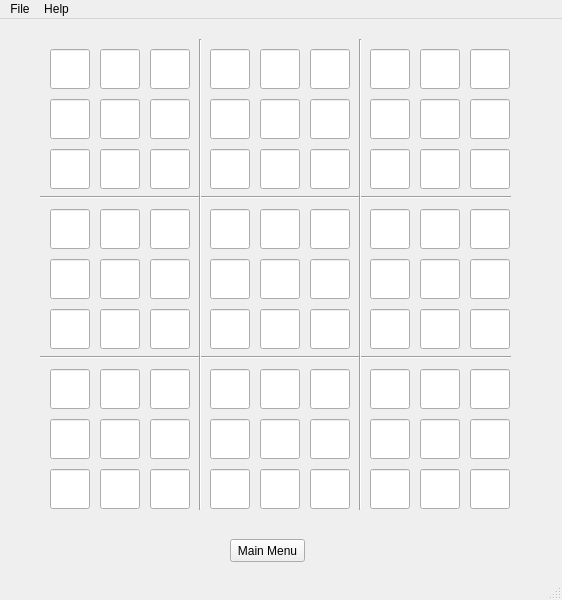
 <widget class="QMainWindow" name="GameWindow">
  <property name="geometry">
   <rect>
    <x>0</x>
    <y>0</y>
    <width>562</width>
    <height>600</height>
   </rect>
  </property>
  <property name="windowTitle">
   <string>MainWindow</string>
  </property>
  <property name="styleSheet">
   <string notr="true"/>
  </property>
  <widget class="QWidget" name="centralwidget">
   <widget class="QLineEdit" name="cell_0_0">
    <property name="geometry">
     <rect>
      <x>50</x>
      <y>30</y>
      <width>40</width>
      <height>40</height>
     </rect>
    </property>
    <property name="maxLength">
     <number>1</number>
    </property>
    <property name="alignment">
     <set>Qt::AlignCenter</set>
    </property>
   </widget>
   <widget class="QLineEdit" name="cell_0_1">
    <property name="geometry">
     <rect>
      <x>100</x>
      <y>30</y>
      <width>40</width>
      <height>40</height>
     </rect>
    </property>
    <property name="maxLength">
     <number>1</number>
    </property>
    <property name="alignment">
     <set>Qt::AlignCenter</set>
    </property>
   </widget>
   <widget class="QLineEdit" name="cell_0_2">
    <property name="geometry">
     <rect>
      <x>150</x>
      <y>30</y>
      <width>40</width>
      <height>40</height>
     </rect>
    </property>
    <property name="maxLength">
     <number>1</number>
    </property>
    <property name="alignment">
     <set>Qt::AlignCenter</set>
    </property>
   </widget>
   <widget class="QLineEdit" name="cell_0_3">
    <property name="geometry">
     <rect>
      <x>210</x>
      <y>30</y>
      <width>40</width>
      <height>40</height>
     </rect>
    </property>
    <property name="maxLength">
     <number>1</number>
    </property>
    <property name="alignment">
     <set>Qt::AlignCenter</set>
    </property>
   </widget>
   <widget class="QLineEdit" name="cell_0_4">
    <property name="geometry">
     <rect>
      <x>260</x>
      <y>30</y>
      <width>40</width>
      <height>40</height>
     </rect>
    </property>
    <property name="maxLength">
     <number>1</number>
    </property>
    <property name="alignment">
     <set>Qt::AlignCenter</set>
    </property>
   </widget>
   <widget class="QLineEdit" name="cell_0_5">
    <property name="geometry">
     <rect>
      <x>310</x>
      <y>30</y>
      <width>40</width>
      <height>40</height>
     </rect>
    </property>
    <property name="maxLength">
     <number>1</number>
    </property>
    <property name="alignment">
     <set>Qt::AlignCenter</set>
    </property>
   </widget>
   <widget class="QLineEdit" name="cell_0_6">
    <property name="geometry">
     <rect>
      <x>370</x>
      <y>30</y>
      <width>40</width>
      <height>40</height>
     </rect>
    </property>
    <property name="maxLength">
     <number>1</number>
    </property>
    <property name="alignment">
     <set>Qt::AlignCenter</set>
    </property>
   </widget>
   <widget class="QLineEdit" name="cell_0_7">
    <property name="geometry">
     <rect>
      <x>420</x>
      <y>30</y>
      <width>40</width>
      <height>40</height>
     </rect>
    </property>
    <property name="maxLength">
     <number>1</number>
    </property>
    <property name="alignment">
     <set>Qt::AlignCenter</set>
    </property>
   </widget>
   <widget class="QLineEdit" name="cell_0_8">
    <property name="geometry">
     <rect>
      <x>470</x>
      <y>30</y>
      <width>40</width>
      <height>40</height>
     </rect>
    </property>
    <property name="maxLength">
     <number>1</number>
    </property>
    <property name="alignment">
     <set>Qt::AlignCenter</set>
    </property>
   </widget>
   <widget class="QLineEdit" name="cell_1_6">
    <property name="geometry">
     <rect>
      <x>370</x>
      <y>80</y>
      <width>40</width>
      <height>40</height>
     </rect>
    </property>
    <property name="maxLength">
     <number>1</number>
    </property>
    <property name="alignment">
     <set>Qt::AlignCenter</set>
    </property>
   </widget>
   <widget class="QLineEdit" name="cell_1_0">
    <property name="geometry">
     <rect>
      <x>50</x>
      <y>80</y>
      <width>40</width>
      <height>40</height>
     </rect>
    </property>
    <property name="maxLength">
     <number>1</number>
    </property>
    <property name="alignment">
     <set>Qt::AlignCenter</set>
    </property>
   </widget>
   <widget class="QLineEdit" name="cell_1_1">
    <property name="geometry">
     <rect>
      <x>100</x>
      <y>80</y>
      <width>40</width>
      <height>40</height>
     </rect>
    </property>
    <property name="maxLength">
     <number>1</number>
    </property>
    <property name="alignment">
     <set>Qt::AlignCenter</set>
    </property>
   </widget>
   <widget class="QLineEdit" name="cell_1_2">
    <property name="geometry">
     <rect>
      <x>150</x>
      <y>80</y>
      <width>40</width>
      <height>40</height>
     </rect>
    </property>
    <property name="maxLength">
     <number>1</number>
    </property>
    <property name="alignment">
     <set>Qt::AlignCenter</set>
    </property>
   </widget>
   <widget class="QLineEdit" name="cell_1_7">
    <property name="geometry">
     <rect>
      <x>420</x>
      <y>80</y>
      <width>40</width>
      <height>40</height>
     </rect>
    </property>
    <property name="maxLength">
     <number>1</number>
    </property>
    <property name="alignment">
     <set>Qt::AlignCenter</set>
    </property>
   </widget>
   <widget class="QLineEdit" name="cell_1_4">
    <property name="geometry">
     <rect>
      <x>260</x>
      <y>80</y>
      <width>40</width>
      <height>40</height>
     </rect>
    </property>
    <property name="maxLength">
     <number>1</number>
    </property>
    <property name="alignment">
     <set>Qt::AlignCenter</set>
    </property>
   </widget>
   <widget class="QLineEdit" name="cell_1_8">
    <property name="geometry">
     <rect>
      <x>470</x>
      <y>80</y>
      <width>40</width>
      <height>40</height>
     </rect>
    </property>
    <property name="maxLength">
     <number>1</number>
    </property>
    <property name="alignment">
     <set>Qt::AlignCenter</set>
    </property>
   </widget>
   <widget class="QLineEdit" name="cell_1_3">
    <property name="geometry">
     <rect>
      <x>210</x>
      <y>80</y>
      <width>40</width>
      <height>40</height>
     </rect>
    </property>
    <property name="maxLength">
     <number>1</number>
    </property>
    <property name="alignment">
     <set>Qt::AlignCenter</set>
    </property>
   </widget>
   <widget class="QLineEdit" name="cell_1_5">
    <property name="geometry">
     <rect>
      <x>310</x>
      <y>80</y>
      <width>40</width>
      <height>40</height>
     </rect>
    </property>
    <property name="maxLength">
     <number>1</number>
    </property>
    <property name="alignment">
     <set>Qt::AlignCenter</set>
    </property>
   </widget>
   <widget class="QLineEdit" name="cell_2_6">
    <property name="geometry">
     <rect>
      <x>370</x>
      <y>130</y>
      <width>40</width>
      <height>40</height>
     </rect>
    </property>
    <property name="maxLength">
     <number>1</number>
    </property>
    <property name="alignment">
     <set>Qt::AlignCenter</set>
    </property>
   </widget>
   <widget class="QLineEdit" name="cell_2_0">
    <property name="geometry">
     <rect>
      <x>50</x>
      <y>130</y>
      <width>40</width>
      <height>40</height>
     </rect>
    </property>
    <property name="maxLength">
     <number>1</number>
    </property>
    <property name="alignment">
     <set>Qt::AlignCenter</set>
    </property>
   </widget>
   <widget class="QLineEdit" name="cell_2_1">
    <property name="geometry">
     <rect>
      <x>100</x>
      <y>130</y>
      <width>40</width>
      <height>40</height>
     </rect>
    </property>
    <property name="maxLength">
     <number>1</number>
    </property>
    <property name="alignment">
     <set>Qt::AlignCenter</set>
    </property>
   </widget>
   <widget class="QLineEdit" name="cell_2_2">
    <property name="geometry">
     <rect>
      <x>150</x>
      <y>130</y>
      <width>40</width>
      <height>40</height>
     </rect>
    </property>
    <property name="maxLength">
     <number>1</number>
    </property>
    <property name="alignment">
     <set>Qt::AlignCenter</set>
    </property>
   </widget>
   <widget class="QLineEdit" name="cell_2_7">
    <property name="geometry">
     <rect>
      <x>420</x>
      <y>130</y>
      <width>40</width>
      <height>40</height>
     </rect>
    </property>
    <property name="maxLength">
     <number>1</number>
    </property>
    <property name="alignment">
     <set>Qt::AlignCenter</set>
    </property>
   </widget>
   <widget class="QLineEdit" name="cell_2_4">
    <property name="geometry">
     <rect>
      <x>260</x>
      <y>130</y>
      <width>40</width>
      <height>40</height>
     </rect>
    </property>
    <property name="maxLength">
     <number>1</number>
    </property>
    <property name="alignment">
     <set>Qt::AlignCenter</set>
    </property>
   </widget>
   <widget class="QLineEdit" name="cell_2_8">
    <property name="geometry">
     <rect>
      <x>470</x>
      <y>130</y>
      <width>40</width>
      <height>40</height>
     </rect>
    </property>
    <property name="maxLength">
     <number>1</number>
    </property>
    <property name="alignment">
     <set>Qt::AlignCenter</set>
    </property>
   </widget>
   <widget class="QLineEdit" name="cell_2_3">
    <property name="geometry">
     <rect>
      <x>210</x>
      <y>130</y>
      <width>40</width>
      <height>40</height>
     </rect>
    </property>
    <property name="maxLength">
     <number>1</number>
    </property>
    <property name="alignment">
     <set>Qt::AlignCenter</set>
    </property>
   </widget>
   <widget class="QLineEdit" name="cell_2_5">
    <property name="geometry">
     <rect>
      <x>310</x>
      <y>130</y>
      <width>40</width>
      <height>40</height>
     </rect>
    </property>
    <property name="maxLength">
     <number>1</number>
    </property>
    <property name="alignment">
     <set>Qt::AlignCenter</set>
    </property>
   </widget>
   <widget class="QLineEdit" name="cell_3_5">
    <property name="geometry">
     <rect>
      <x>310</x>
      <y>190</y>
      <width>40</width>
      <height>40</height>
     </rect>
    </property>
    <property name="maxLength">
     <number>1</number>
    </property>
    <property name="alignment">
     <set>Qt::AlignCenter</set>
    </property>
   </widget>
   <widget class="QLineEdit" name="cell_3_0">
    <property name="geometry">
     <rect>
      <x>50</x>
      <y>190</y>
      <width>40</width>
      <height>40</height>
     </rect>
    </property>
    <property name="maxLength">
     <number>1</number>
    </property>
    <property name="alignment">
     <set>Qt::AlignCenter</set>
    </property>
   </widget>
   <widget class="QLineEdit" name="cell_4_0">
    <property name="geometry">
     <rect>
      <x>50</x>
      <y>240</y>
      <width>40</width>
      <height>40</height>
     </rect>
    </property>
    <property name="maxLength">
     <number>1</number>
    </property>
    <property name="alignment">
     <set>Qt::AlignCenter</set>
    </property>
   </widget>
   <widget class="QLineEdit" name="cell_5_2">
    <property name="geometry">
     <rect>
      <x>150</x>
      <y>290</y>
      <width>40</width>
      <height>40</height>
     </rect>
    </property>
    <property name="maxLength">
     <number>1</number>
    </property>
    <property name="alignment">
     <set>Qt::AlignCenter</set>
    </property>
   </widget>
   <widget class="QLineEdit" name="cell_3_1">
    <property name="geometry">
     <rect>
      <x>100</x>
      <y>190</y>
      <width>40</width>
      <height>40</height>
     </rect>
    </property>
    <property name="maxLength">
     <number>1</number>
    </property>
    <property name="alignment">
     <set>Qt::AlignCenter</set>
    </property>
   </widget>
   <widget class="QLineEdit" name="cell_3_3">
    <property name="geometry">
     <rect>
      <x>210</x>
      <y>190</y>
      <width>40</width>
      <height>40</height>
     </rect>
    </property>
    <property name="maxLength">
     <number>1</number>
    </property>
    <property name="alignment">
     <set>Qt::AlignCenter</set>
    </property>
   </widget>
   <widget class="QLineEdit" name="cell_4_5">
    <property name="geometry">
     <rect>
      <x>310</x>
      <y>240</y>
      <width>40</width>
      <height>40</height>
     </rect>
    </property>
    <property name="maxLength">
     <number>1</number>
    </property>
    <property name="alignment">
     <set>Qt::AlignCenter</set>
    </property>
   </widget>
   <widget class="QLineEdit" name="cell_4_2">
    <property name="geometry">
     <rect>
      <x>150</x>
      <y>240</y>
      <width>40</width>
      <height>40</height>
     </rect>
    </property>
    <property name="maxLength">
     <number>1</number>
    </property>
    <property name="alignment">
     <set>Qt::AlignCenter</set>
    </property>
   </widget>
   <widget class="QLineEdit" name="cell_5_5">
    <property name="geometry">
     <rect>
      <x>310</x>
      <y>290</y>
      <width>40</width>
      <height>40</height>
     </rect>
    </property>
    <property name="maxLength">
     <number>1</number>
    </property>
    <property name="alignment">
     <set>Qt::AlignCenter</set>
    </property>
   </widget>
   <widget class="QLineEdit" name="cell_5_7">
    <property name="geometry">
     <rect>
      <x>420</x>
      <y>290</y>
      <width>40</width>
      <height>40</height>
     </rect>
    </property>
    <property name="maxLength">
     <number>1</number>
    </property>
    <property name="alignment">
     <set>Qt::AlignCenter</set>
    </property>
   </widget>
   <widget class="QLineEdit" name="cell_3_6">
    <property name="geometry">
     <rect>
      <x>370</x>
      <y>190</y>
      <width>40</width>
      <height>40</height>
     </rect>
    </property>
    <property name="maxLength">
     <number>1</number>
    </property>
    <property name="alignment">
     <set>Qt::AlignCenter</set>
    </property>
   </widget>
   <widget class="QLineEdit" name="cell_4_6">
    <property name="geometry">
     <rect>
      <x>370</x>
      <y>240</y>
      <width>40</width>
      <height>40</height>
     </rect>
    </property>
    <property name="maxLength">
     <number>1</number>
    </property>
    <property name="alignment">
     <set>Qt::AlignCenter</set>
    </property>
   </widget>
   <widget class="QLineEdit" name="cell_4_4">
    <property name="geometry">
     <rect>
      <x>260</x>
      <y>240</y>
      <width>40</width>
      <height>40</height>
     </rect>
    </property>
    <property name="maxLength">
     <number>1</number>
    </property>
    <property name="alignment">
     <set>Qt::AlignCenter</set>
    </property>
   </widget>
   <widget class="QLineEdit" name="cell_5_0">
    <property name="geometry">
     <rect>
      <x>50</x>
      <y>290</y>
      <width>40</width>
      <height>40</height>
     </rect>
    </property>
    <property name="maxLength">
     <number>1</number>
    </property>
    <property name="alignment">
     <set>Qt::AlignCenter</set>
    </property>
   </widget>
   <widget class="QLineEdit" name="cell_5_4">
    <property name="geometry">
     <rect>
      <x>260</x>
      <y>290</y>
      <width>40</width>
      <height>40</height>
     </rect>
    </property>
    <property name="maxLength">
     <number>1</number>
    </property>
    <property name="alignment">
     <set>Qt::AlignCenter</set>
    </property>
   </widget>
   <widget class="QLineEdit" name="cell_4_1">
    <property name="geometry">
     <rect>
      <x>100</x>
      <y>240</y>
      <width>40</width>
      <height>40</height>
     </rect>
    </property>
    <property name="maxLength">
     <number>1</number>
    </property>
    <property name="alignment">
     <set>Qt::AlignCenter</set>
    </property>
   </widget>
   <widget class="QLineEdit" name="cell_3_7">
    <property name="geometry">
     <rect>
      <x>420</x>
      <y>190</y>
      <width>40</width>
      <height>40</height>
     </rect>
    </property>
    <property name="maxLength">
     <number>1</number>
    </property>
    <property name="alignment">
     <set>Qt::AlignCenter</set>
    </property>
   </widget>
   <widget class="QLineEdit" name="cell_3_2">
    <property name="geometry">
     <rect>
      <x>150</x>
      <y>190</y>
      <width>40</width>
      <height>40</height>
     </rect>
    </property>
    <property name="maxLength">
     <number>1</number>
    </property>
    <property name="alignment">
     <set>Qt::AlignCenter</set>
    </property>
   </widget>
   <widget class="QLineEdit" name="cell_4_3">
    <property name="geometry">
     <rect>
      <x>210</x>
      <y>240</y>
      <width>40</width>
      <height>40</height>
     </rect>
    </property>
    <property name="maxLength">
     <number>1</number>
    </property>
    <property name="alignment">
     <set>Qt::AlignCenter</set>
    </property>
   </widget>
   <widget class="QLineEdit" name="cell_5_8">
    <property name="geometry">
     <rect>
      <x>470</x>
      <y>290</y>
      <width>40</width>
      <height>40</height>
     </rect>
    </property>
    <property name="maxLength">
     <number>1</number>
    </property>
    <property name="alignment">
     <set>Qt::AlignCenter</set>
    </property>
   </widget>
   <widget class="QLineEdit" name="cell_4_7">
    <property name="geometry">
     <rect>
      <x>420</x>
      <y>240</y>
      <width>40</width>
      <height>40</height>
     </rect>
    </property>
    <property name="maxLength">
     <number>1</number>
    </property>
    <property name="alignment">
     <set>Qt::AlignCenter</set>
    </property>
   </widget>
   <widget class="QLineEdit" name="cell_4_8">
    <property name="geometry">
     <rect>
      <x>470</x>
      <y>240</y>
      <width>40</width>
      <height>40</height>
     </rect>
    </property>
    <property name="maxLength">
     <number>1</number>
    </property>
    <property name="alignment">
     <set>Qt::AlignCenter</set>
    </property>
   </widget>
   <widget class="QLineEdit" name="cell_3_4">
    <property name="geometry">
     <rect>
      <x>260</x>
      <y>190</y>
      <width>40</width>
      <height>40</height>
     </rect>
    </property>
    <property name="maxLength">
     <number>1</number>
    </property>
    <property name="alignment">
     <set>Qt::AlignCenter</set>
    </property>
   </widget>
   <widget class="QLineEdit" name="cell_3_8">
    <property name="geometry">
     <rect>
      <x>470</x>
      <y>190</y>
      <width>40</width>
      <height>40</height>
     </rect>
    </property>
    <property name="maxLength">
     <number>1</number>
    </property>
    <property name="alignment">
     <set>Qt::AlignCenter</set>
    </property>
   </widget>
   <widget class="QLineEdit" name="cell_5_1">
    <property name="geometry">
     <rect>
      <x>100</x>
      <y>290</y>
      <width>40</width>
      <height>40</height>
     </rect>
    </property>
    <property name="maxLength">
     <number>1</number>
    </property>
    <property name="alignment">
     <set>Qt::AlignCenter</set>
    </property>
   </widget>
   <widget class="QLineEdit" name="cell_5_3">
    <property name="geometry">
     <rect>
      <x>210</x>
      <y>290</y>
      <width>40</width>
      <height>40</height>
     </rect>
    </property>
    <property name="maxLength">
     <number>1</number>
    </property>
    <property name="alignment">
     <set>Qt::AlignCenter</set>
    </property>
   </widget>
   <widget class="QLineEdit" name="cell_5_6">
    <property name="geometry">
     <rect>
      <x>370</x>
      <y>290</y>
      <width>40</width>
      <height>40</height>
     </rect>
    </property>
    <property name="maxLength">
     <number>1</number>
    </property>
    <property name="alignment">
     <set>Qt::AlignCenter</set>
    </property>
   </widget>
   <widget class="QLineEdit" name="cell_6_5">
    <property name="geometry">
     <rect>
      <x>310</x>
      <y>350</y>
      <width>40</width>
      <height>40</height>
     </rect>
    </property>
    <property name="maxLength">
     <number>1</number>
    </property>
    <property name="alignment">
     <set>Qt::AlignCenter</set>
    </property>
   </widget>
   <widget class="QLineEdit" name="cell_6_0">
    <property name="geometry">
     <rect>
      <x>50</x>
      <y>350</y>
      <width>40</width>
      <height>40</height>
     </rect>
    </property>
    <property name="maxLength">
     <number>1</number>
    </property>
    <property name="alignment">
     <set>Qt::AlignCenter</set>
    </property>
   </widget>
   <widget class="QLineEdit" name="cell_7_0">
    <property name="geometry">
     <rect>
      <x>50</x>
      <y>400</y>
      <width>40</width>
      <height>40</height>
     </rect>
    </property>
    <property name="maxLength">
     <number>1</number>
    </property>
    <property name="alignment">
     <set>Qt::AlignCenter</set>
    </property>
   </widget>
   <widget class="QLineEdit" name="cell_8_2">
    <property name="geometry">
     <rect>
      <x>150</x>
      <y>450</y>
      <width>40</width>
      <height>40</height>
     </rect>
    </property>
    <property name="maxLength">
     <number>1</number>
    </property>
    <property name="alignment">
     <set>Qt::AlignCenter</set>
    </property>
   </widget>
   <widget class="QLineEdit" name="cell_6_1">
    <property name="geometry">
     <rect>
      <x>100</x>
      <y>350</y>
      <width>40</width>
      <height>40</height>
     </rect>
    </property>
    <property name="maxLength">
     <number>1</number>
    </property>
    <property name="alignment">
     <set>Qt::AlignCenter</set>
    </property>
   </widget>
   <widget class="QLineEdit" name="cell_6_3">
    <property name="geometry">
     <rect>
      <x>210</x>
      <y>350</y>
      <width>40</width>
      <height>40</height>
     </rect>
    </property>
    <property name="maxLength">
     <number>1</number>
    </property>
    <property name="alignment">
     <set>Qt::AlignCenter</set>
    </property>
   </widget>
   <widget class="QLineEdit" name="cell_7_5">
    <property name="geometry">
     <rect>
      <x>310</x>
      <y>400</y>
      <width>40</width>
      <height>40</height>
     </rect>
    </property>
    <property name="maxLength">
     <number>1</number>
    </property>
    <property name="alignment">
     <set>Qt::AlignCenter</set>
    </property>
   </widget>
   <widget class="QLineEdit" name="cell_7_2">
    <property name="geometry">
     <rect>
      <x>150</x>
      <y>400</y>
      <width>40</width>
      <height>40</height>
     </rect>
    </property>
    <property name="maxLength">
     <number>1</number>
    </property>
    <property name="alignment">
     <set>Qt::AlignCenter</set>
    </property>
   </widget>
   <widget class="QLineEdit" name="cell_8_5">
    <property name="geometry">
     <rect>
      <x>310</x>
      <y>450</y>
      <width>40</width>
      <height>40</height>
     </rect>
    </property>
    <property name="maxLength">
     <number>1</number>
    </property>
    <property name="alignment">
     <set>Qt::AlignCenter</set>
    </property>
   </widget>
   <widget class="QLineEdit" name="cell_8_7">
    <property name="geometry">
     <rect>
      <x>420</x>
      <y>450</y>
      <width>40</width>
      <height>40</height>
     </rect>
    </property>
    <property name="maxLength">
     <number>1</number>
    </property>
    <property name="alignment">
     <set>Qt::AlignCenter</set>
    </property>
   </widget>
   <widget class="QLineEdit" name="cell_6_6">
    <property name="geometry">
     <rect>
      <x>370</x>
      <y>350</y>
      <width>40</width>
      <height>40</height>
     </rect>
    </property>
    <property name="maxLength">
     <number>1</number>
    </property>
    <property name="alignment">
     <set>Qt::AlignCenter</set>
    </property>
   </widget>
   <widget class="QLineEdit" name="cell_7_6">
    <property name="geometry">
     <rect>
      <x>370</x>
      <y>400</y>
      <width>40</width>
      <height>40</height>
     </rect>
    </property>
    <property name="maxLength">
     <number>1</number>
    </property>
    <property name="alignment">
     <set>Qt::AlignCenter</set>
    </property>
   </widget>
   <widget class="QLineEdit" name="cell_7_4">
    <property name="geometry">
     <rect>
      <x>260</x>
      <y>400</y>
      <width>40</width>
      <height>40</height>
     </rect>
    </property>
    <property name="maxLength">
     <number>1</number>
    </property>
    <property name="alignment">
     <set>Qt::AlignCenter</set>
    </property>
   </widget>
   <widget class="QLineEdit" name="cell_8_0">
    <property name="geometry">
     <rect>
      <x>50</x>
      <y>450</y>
      <width>40</width>
      <height>40</height>
     </rect>
    </property>
    <property name="maxLength">
     <number>1</number>
    </property>
    <property name="alignment">
     <set>Qt::AlignCenter</set>
    </property>
   </widget>
   <widget class="QLineEdit" name="cell_8_4">
    <property name="geometry">
     <rect>
      <x>260</x>
      <y>450</y>
      <width>40</width>
      <height>40</height>
     </rect>
    </property>
    <property name="maxLength">
     <number>1</number>
    </property>
    <property name="alignment">
     <set>Qt::AlignCenter</set>
    </property>
   </widget>
   <widget class="QLineEdit" name="cell_7_1">
    <property name="geometry">
     <rect>
      <x>100</x>
      <y>400</y>
      <width>40</width>
      <height>40</height>
     </rect>
    </property>
    <property name="maxLength">
     <number>1</number>
    </property>
    <property name="alignment">
     <set>Qt::AlignCenter</set>
    </property>
   </widget>
   <widget class="QLineEdit" name="cell_6_7">
    <property name="geometry">
     <rect>
      <x>420</x>
      <y>350</y>
      <width>40</width>
      <height>40</height>
     </rect>
    </property>
    <property name="maxLength">
     <number>1</number>
    </property>
    <property name="alignment">
     <set>Qt::AlignCenter</set>
    </property>
   </widget>
   <widget class="QLineEdit" name="cell_6_2">
    <property name="geometry">
     <rect>
      <x>150</x>
      <y>350</y>
      <width>40</width>
      <height>40</height>
     </rect>
    </property>
    <property name="maxLength">
     <number>1</number>
    </property>
    <property name="alignment">
     <set>Qt::AlignCenter</set>
    </property>
   </widget>
   <widget class="QLineEdit" name="cell_7_3">
    <property name="geometry">
     <rect>
      <x>210</x>
      <y>400</y>
      <width>40</width>
      <height>40</height>
     </rect>
    </property>
    <property name="maxLength">
     <number>1</number>
    </property>
    <property name="alignment">
     <set>Qt::AlignCenter</set>
    </property>
   </widget>
   <widget class="QLineEdit" name="cell_8_8">
    <property name="geometry">
     <rect>
      <x>470</x>
      <y>450</y>
      <width>40</width>
      <height>40</height>
     </rect>
    </property>
    <property name="maxLength">
     <number>1</number>
    </property>
    <property name="alignment">
     <set>Qt::AlignCenter</set>
    </property>
   </widget>
   <widget class="QLineEdit" name="cell_7_7">
    <property name="geometry">
     <rect>
      <x>420</x>
      <y>400</y>
      <width>40</width>
      <height>40</height>
     </rect>
    </property>
    <property name="maxLength">
     <number>1</number>
    </property>
    <property name="alignment">
     <set>Qt::AlignCenter</set>
    </property>
   </widget>
   <widget class="QLineEdit" name="cell_7_8">
    <property name="geometry">
     <rect>
      <x>470</x>
      <y>400</y>
      <width>40</width>
      <height>40</height>
     </rect>
    </property>
    <property name="maxLength">
     <number>1</number>
    </property>
    <property name="alignment">
     <set>Qt::AlignCenter</set>
    </property>
   </widget>
   <widget class="QLineEdit" name="cell_6_4">
    <property name="geometry">
     <rect>
      <x>260</x>
      <y>350</y>
      <width>40</width>
      <height>40</height>
     </rect>
    </property>
    <property name="maxLength">
     <number>1</number>
    </property>
    <property name="alignment">
     <set>Qt::AlignCenter</set>
    </property>
   </widget>
   <widget class="QLineEdit" name="cell_6_8">
    <property name="geometry">
     <rect>
      <x>470</x>
      <y>350</y>
      <width>40</width>
      <height>40</height>
     </rect>
    </property>
    <property name="maxLength">
     <number>1</number>
    </property>
    <property name="alignment">
     <set>Qt::AlignCenter</set>
    </property>
   </widget>
   <widget class="QLineEdit" name="cell_8_1">
    <property name="geometry">
     <rect>
      <x>100</x>
      <y>450</y>
      <width>40</width>
      <height>40</height>
     </rect>
    </property>
    <property name="maxLength">
     <number>1</number>
    </property>
    <property name="alignment">
     <set>Qt::AlignCenter</set>
    </property>
   </widget>
   <widget class="QLineEdit" name="cell_8_3">
    <property name="geometry">
     <rect>
      <x>210</x>
      <y>450</y>
      <width>40</width>
      <height>40</height>
     </rect>
    </property>
    <property name="maxLength">
     <number>1</number>
    </property>
    <property name="alignment">
     <set>Qt::AlignCenter</set>
    </property>
   </widget>
   <widget class="QLineEdit" name="cell_8_6">
    <property name="geometry">
     <rect>
      <x>370</x>
      <y>450</y>
      <width>40</width>
      <height>40</height>
     </rect>
    </property>
    <property name="maxLength">
     <number>1</number>
    </property>
    <property name="alignment">
     <set>Qt::AlignCenter</set>
    </property>
   </widget>
   <widget class="Line" name="line">
    <property name="geometry">
     <rect>
      <x>40</x>
      <y>170</y>
      <width>471</width>
      <height>16</height>
     </rect>
    </property>
    <property name="orientation">
     <enum>Qt::Horizontal</enum>
    </property>
   </widget>
   <widget class="Line" name="line_3">
    <property name="geometry">
     <rect>
      <x>190</x>
      <y>20</y>
      <width>20</width>
      <height>471</height>
     </rect>
    </property>
    <property name="orientation">
     <enum>Qt::Vertical</enum>
    </property>
   </widget>
   <widget class="Line" name="line_4">
    <property name="geometry">
     <rect>
      <x>350</x>
      <y>20</y>
      <width>20</width>
      <height>471</height>
     </rect>
    </property>
    <property name="orientation">
     <enum>Qt::Vertical</enum>
    </property>
   </widget>
   <widget class="Line" name="line_2">
    <property name="geometry">
     <rect>
      <x>40</x>
      <y>330</y>
      <width>471</width>
      <height>16</height>
     </rect>
    </property>
    <property name="orientation">
     <enum>Qt::Horizontal</enum>
    </property>
   </widget>
   <widget class="QPushButton" name="backButton">
    <property name="geometry">
     <rect>
      <x>230</x>
      <y>520</y>
      <width>75</width>
      <height>23</height>
     </rect>
    </property>
    <property name="text">
     <string>Main Menu</string>
    </property>
   </widget>
   <zorder>line_2</zorder>
   <zorder>cell_0_0</zorder>
   <zorder>cell_0_1</zorder>
   <zorder>cell_0_2</zorder>
   <zorder>cell_0_3</zorder>
   <zorder>cell_0_4</zorder>
   <zorder>cell_0_5</zorder>
   <zorder>cell_0_6</zorder>
   <zorder>cell_0_7</zorder>
   <zorder>cell_0_8</zorder>
   <zorder>cell_1_6</zorder>
   <zorder>cell_1_0</zorder>
   <zorder>cell_1_1</zorder>
   <zorder>cell_1_2</zorder>
   <zorder>cell_1_7</zorder>
   <zorder>cell_1_4</zorder>
   <zorder>cell_1_8</zorder>
   <zorder>cell_1_3</zorder>
   <zorder>cell_1_5</zorder>
   <zorder>cell_2_6</zorder>
   <zorder>cell_2_0</zorder>
   <zorder>cell_2_1</zorder>
   <zorder>cell_2_2</zorder>
   <zorder>cell_2_7</zorder>
   <zorder>cell_2_4</zorder>
   <zorder>cell_2_8</zorder>
   <zorder>cell_2_3</zorder>
   <zorder>cell_2_5</zorder>
   <zorder>cell_3_5</zorder>
   <zorder>cell_3_0</zorder>
   <zorder>cell_4_0</zorder>
   <zorder>cell_5_2</zorder>
   <zorder>cell_3_1</zorder>
   <zorder>cell_3_3</zorder>
   <zorder>cell_4_5</zorder>
   <zorder>cell_4_2</zorder>
   <zorder>cell_5_5</zorder>
   <zorder>cell_5_7</zorder>
   <zorder>cell_3_6</zorder>
   <zorder>cell_4_6</zorder>
   <zorder>cell_4_4</zorder>
   <zorder>cell_5_0</zorder>
   <zorder>cell_5_4</zorder>
   <zorder>cell_4_1</zorder>
   <zorder>cell_3_7</zorder>
   <zorder>cell_3_2</zorder>
   <zorder>cell_4_3</zorder>
   <zorder>cell_5_8</zorder>
   <zorder>cell_4_7</zorder>
   <zorder>cell_4_8</zorder>
   <zorder>cell_3_4</zorder>
   <zorder>cell_3_8</zorder>
   <zorder>cell_5_1</zorder>
   <zorder>cell_5_3</zorder>
   <zorder>cell_5_6</zorder>
   <zorder>cell_6_5</zorder>
   <zorder>cell_6_0</zorder>
   <zorder>cell_7_0</zorder>
   <zorder>cell_8_2</zorder>
   <zorder>cell_6_1</zorder>
   <zorder>cell_6_3</zorder>
   <zorder>cell_7_5</zorder>
   <zorder>cell_7_2</zorder>
   <zorder>cell_8_5</zorder>
   <zorder>cell_8_7</zorder>
   <zorder>cell_6_6</zorder>
   <zorder>cell_7_6</zorder>
   <zorder>cell_7_4</zorder>
   <zorder>cell_8_0</zorder>
   <zorder>cell_8_4</zorder>
   <zorder>cell_7_1</zorder>
   <zorder>cell_6_7</zorder>
   <zorder>cell_6_2</zorder>
   <zorder>cell_7_3</zorder>
   <zorder>cell_8_8</zorder>
   <zorder>cell_7_7</zorder>
   <zorder>cell_7_8</zorder>
   <zorder>cell_6_4</zorder>
   <zorder>cell_6_8</zorder>
   <zorder>cell_8_1</zorder>
   <zorder>cell_8_3</zorder>
   <zorder>cell_8_6</zorder>
   <zorder>line</zorder>
   <zorder>line_3</zorder>
   <zorder>line_4</zorder>
   <zorder>backButton</zorder>
  </widget>
  <widget class="QMenuBar" name="menubar">
   <property name="geometry">
    <rect>
     <x>0</x>
     <y>0</y>
     <width>562</width>
     <height>21</height>
    </rect>
   </property>
   <widget class="QMenu" name="menuFile">
    <property name="title">
     <string>File</string>
    </property>
    <addaction name="actionNew_Game"/>
    <addaction name="actionSave"/>
    <addaction name="separator"/>
    <addaction name="actionSave_and_Exit"/>
    <addaction name="actionExit"/>
   </widget>
   <widget class="QMenu" name="menuHelp">
    <property name="title">
     <string>Help</string>
    </property>
    <addaction name="actionHow_To_Play"/>
   </widget>
   <addaction name="menuFile"/>
   <addaction name="menuHelp"/>
  </widget>
  <widget class="QStatusBar" name="statusbar"/>
  <action name="actionNew_Game">
   <property name="text">
    <string>New Game</string>
   </property>
  </action>
  <action name="actionSave">
   <property name="text">
    <string>Save</string>
   </property>
  </action>
  <action name="actionSave_and_Exit">
   <property name="text">
    <string>Save and Exit</string>
   </property>
  </action>
  <action name="actionExit">
   <property name="text">
    <string>Exit</string>
   </property>
  </action>
  <action name="actionHow_To_Play">
   <property name="text">
    <string>How To Play</string>
   </property>
  </action>
 </widget>
